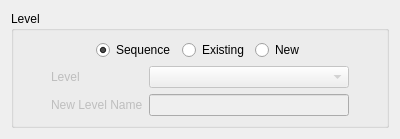
<?xml version="1.0" encoding="UTF-8"?>
<ui version="4.0">
 <class>Form</class>
 <widget class="QWidget" name="Form">
  <property name="geometry">
   <rect>
    <x>0</x>
    <y>0</y>
    <width>400</width>
    <height>127</height>
   </rect>
  </property>
  <property name="windowTitle">
   <string>Form</string>
  </property>
  <layout class="QGridLayout" name="gridLayout_2">
   <item row="0" column="0">
    <widget class="QGroupBox" name="grp_level">
     <property name="title">
      <string>Level</string>
     </property>
     <layout class="QGridLayout" name="gridLayout">
      <item row="1" column="0">
       <layout class="QGridLayout" name="gridLayout_3">
        <item row="0" column="0">
         <spacer name="horizontalSpacer_8">
          <property name="orientation">
           <enum>Qt::Horizontal</enum>
          </property>
          <property name="sizeHint" stdset="0">
           <size>
            <width>40</width>
            <height>20</height>
           </size>
          </property>
         </spacer>
        </item>
        <item row="0" column="1">
         <widget class="QLabel" name="lbl_existing">
          <property name="enabled">
           <bool>false</bool>
          </property>
          <property name="text">
           <string>Level</string>
          </property>
         </widget>
        </item>
        <item row="0" column="2">
         <widget class="QComboBox" name="cmb_existing">
          <property name="enabled">
           <bool>false</bool>
          </property>
          <property name="minimumSize">
           <size>
            <width>200</width>
            <height>0</height>
           </size>
          </property>
         </widget>
        </item>
        <item row="0" column="3">
         <spacer name="horizontalSpacer_9">
          <property name="orientation">
           <enum>Qt::Horizontal</enum>
          </property>
          <property name="sizeHint" stdset="0">
           <size>
            <width>40</width>
            <height>20</height>
           </size>
          </property>
         </spacer>
        </item>
        <item row="1" column="1">
         <widget class="QLabel" name="lbl_new">
          <property name="enabled">
           <bool>false</bool>
          </property>
          <property name="text">
           <string>New Level Name</string>
          </property>
         </widget>
        </item>
        <item row="1" column="2">
         <widget class="QLineEdit" name="le_new">
          <property name="enabled">
           <bool>false</bool>
          </property>
         </widget>
        </item>
       </layout>
      </item>
      <item row="0" column="0">
       <layout class="QHBoxLayout" name="horizontalLayout">
        <item>
         <spacer name="horizontalSpacer">
          <property name="orientation">
           <enum>Qt::Horizontal</enum>
          </property>
          <property name="sizeHint" stdset="0">
           <size>
            <width>40</width>
            <height>20</height>
           </size>
          </property>
         </spacer>
        </item>
        <item>
         <widget class="QRadioButton" name="rbn_sequence">
          <property name="text">
           <string>Sequence</string>
          </property>
          <property name="checked">
           <bool>true</bool>
          </property>
          <attribute name="buttonGroup">
           <string notr="true">buttonGroup</string>
          </attribute>
         </widget>
        </item>
        <item>
         <widget class="QRadioButton" name="rbn_existing">
          <property name="text">
           <string>Existing</string>
          </property>
          <property name="checked">
           <bool>false</bool>
          </property>
          <attribute name="buttonGroup">
           <string notr="true">buttonGroup</string>
          </attribute>
         </widget>
        </item>
        <item>
         <widget class="QRadioButton" name="rbn_new">
          <property name="text">
           <string>New</string>
          </property>
          <attribute name="buttonGroup">
           <string notr="true">buttonGroup</string>
          </attribute>
         </widget>
        </item>
        <item>
         <spacer name="horizontalSpacer_2">
          <property name="orientation">
           <enum>Qt::Horizontal</enum>
          </property>
          <property name="sizeHint" stdset="0">
           <size>
            <width>40</width>
            <height>20</height>
           </size>
          </property>
         </spacer>
        </item>
       </layout>
      </item>
     </layout>
    </widget>
   </item>
  </layout>
 </widget>
 <resources/>
 <connections/>
 <buttongroups>
  <buttongroup name="buttonGroup"/>
 </buttongroups>
</ui>
